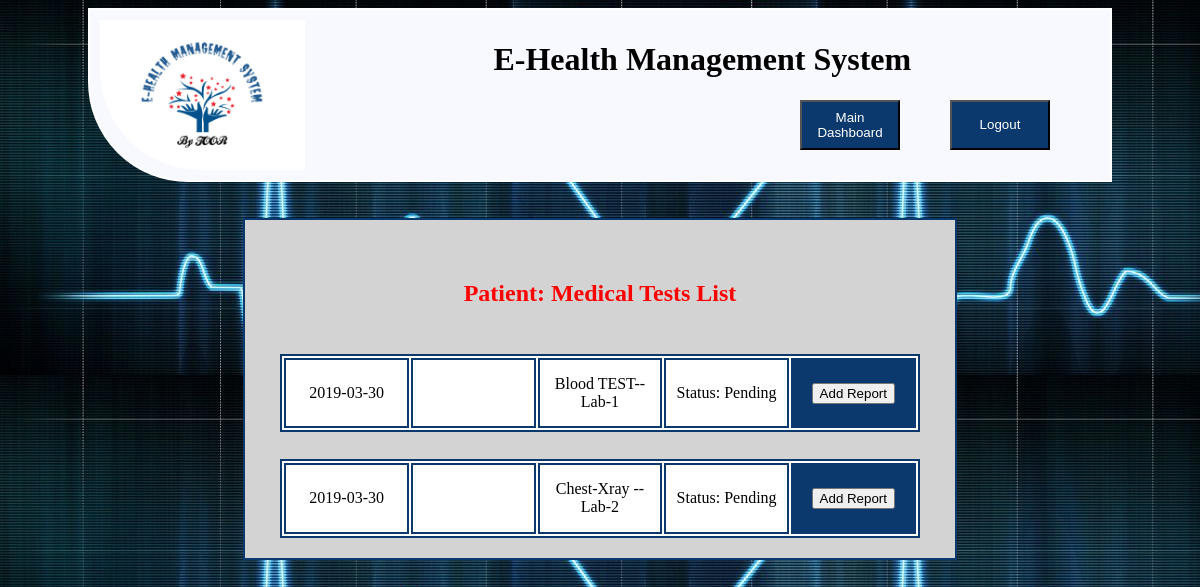
The app's page /add-patient-medicaltest.php?pid=54 (signed in) with its own data.
### tables this page shows
CREATE TABLE `patienttest` (
  `Id` int(250) NOT NULL,
  `patientid` int(250) NOT NULL,
  `doctorid` int(250) NOT NULL,
  `test` varchar(250) NOT NULL,
  `phlebotomistid` varchar(250) NOT NULL,
  `date` date NOT NULL,
  `completeddate` date NOT NULL,
  `bill` varchar(200) NOT NULL,
  `report` varchar(500) NOT NULL
);

### add-patient-medicaltest.php (the view, shortened to what this page needs)
<html>
<head>
<link rel="stylesheet" type="text/css" href="index.css">
<link rel="stylesheet" type="text/css" href="dashboard.css">
</head>
<center><body background="images/background.jpg">
    <header>
        <div id="header-div1">
             <img src="images/e-logo.png" id="heaader-logo">
	         <h1 style="font-family:Brush Script MT;">E-Health Management System</h1>
			 <a href="logout.php"><button Style="background-color:#0b396d; width:100px; height:50px; float:right; color:white; margin-right:50px;">Logout</button></a>
			 <a href="phlebotomistdashboard.php"><button Style="background-color:#0b396d; width:100px; height:50px; float:right; color:white; margin-right:50px;">Main Dashboard</button></a>
	    </div>
    </header><br><br>
	<div class="editProfile" style="width:60%; height:auto; background-color:lightgrey; border: 2px solid #0b396d; color:black;">
  <?php
require('DbConnectionNew.php');
if($_GET){
$pid=$_GET['pid'];
$pname=$_GET['pname'];
echo'<h2 style="text-align: center; color:red;">Patient:'.$pname.' Medical Tests List<h2>';
$sql = "SELECT * FROM `patienttest` WHERE patientid='$pid' ";
    $result = mysqli_query($conn, $sql);
if (mysqli_num_rows($result) > 0) {
	  while($row = mysqli_fetch_assoc($result)){
   echo'<table class="p-table">
		  <tr>
              <td style="height:30px;"> '.$row["date"].'</td>
			  <td style="height:30px;">'.$pname.'</td>
			  <td style="height:30px;">'.$row["test"].'</td>';
			  if($row["report"]==""){
			  echo'<td style="height:30px;">Status: Pending</td>
			  <td style="height:30px; background-color:#0b396d;"><a href="add-patient-medicaltest2.php?testid= '.$row["Id"].'"><button>Add Report</button></td>
			  ';
			  }else{
				echo'<td style="height:30px;"> '.$row["completeddate"].'</td>
				<td style="height:30px; background-color:#0b396d;"><a href="add-patient-medicaltest2.php?testid= '.$row["Id"].'"><button>Update</button></td>
				';
			  }
			echo'</tr>
		       <br>
	   </table>';
	  }
}else{
	echo"No Record Found";
}
}
	     echo'</div>';
	?>
</body></center>
</html>

### index.css (style rules this page uses)
body { background-color: white ; }
#header-div1 { border: 2px solid white; padding: 10px; border-bottom-left-radius: 100px 100px; height: 150; width: 1000px; background-color: GhostWhite ; }
#heaader-logo { float:left; height:150; border-bottom-left-radius: 100px 100px; }

### dashboard.css (style rules this page uses)
.editProfile { width:500; height:500; background-color:grey; padding-top: 40px; color:white; }

### add-patient-medicaltest.php (style rules this page uses)
.p-table { background-color:white; width:90%; height:10%; border: 2px solid #0b396d; text-align:left; }
.p-table td { width:20%; height:10%; border: 2px solid #0b396d; text-align:center; }

### records on screen
patienttest: date "2019-03-30", test "Blood TEST--Lab-1"
patienttest: date "2019-03-30", test "Chest-Xray -- Lab-2"
